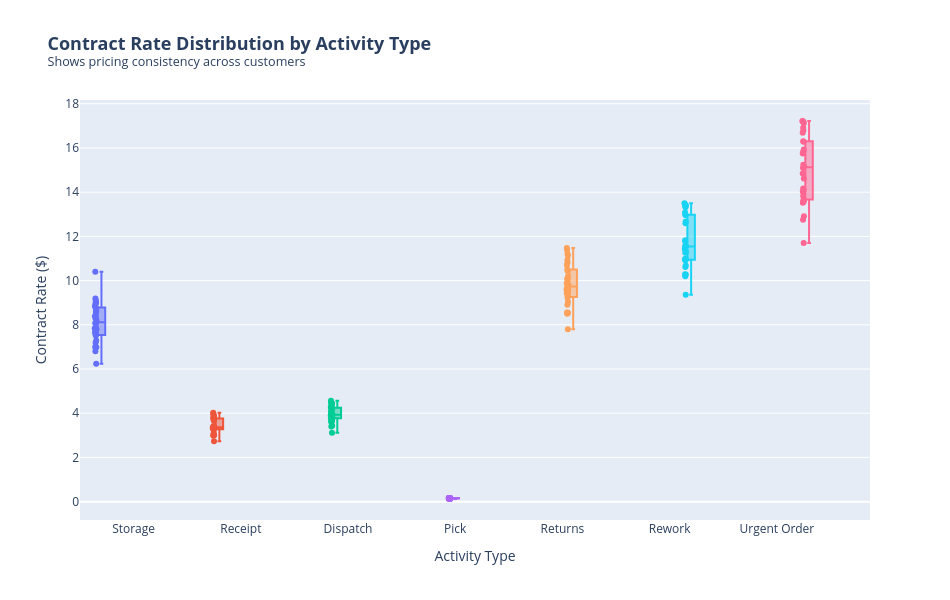

The notebook cell saved with this chart:
### Code cell
import plotly.express as px

fig = px.box(
    customer_pricing_df,
    x='Activity Type',
    y='Contract Rate',
    color='Activity Type',
    title="<b>Contract Rate Distribution by Activity Type</b><br><sup>Shows pricing consistency across customers</sup>",
    points="all",                    # Show all individual customer rates
    hover_data=['Customer Id']
)

fig.update_layout(
    height=600,
    width=950,
    showlegend=False,
    yaxis_title="Contract Rate ($)",
    xaxis_title="Activity Type",
    title_font=dict(size=18),
    boxmode='group'
)

fig.show()

### Figure 1 — Plotly figure (JSON) as saved in the notebook; plotly's stock layout.template omitted (floating-point values rounded to 4 significant figures)
{"data": [{"alignmentgroup": "True", "boxpoints": "all", "customdata": [["C001"], ["C002"], ["C003"], ["C004"], ["C005"], ["C006"], ["C007"], ["C008"], ["C009"], ["C010"], ["C011"], ["C012"], ["C013"], ["C014"], ["C015"], ["C016"], ["C017"], ["C018"], ["C019"], ["C020"], ["C021"], ["C022"], ["C023"], ["C024"], ["C025"], ["C026"], ["C027"], ["C028"], ["C029"], ["C030"]], "hovertemplate": "Activity Type=%{x}<br>Contract Rate=%{y}<br>Customer Id=%{customdata[0]}<extra></extra>", "legendgroup": "Storage", "marker": {"color": "#636efa"}, "name": "Storage", "notched": false, "offsetgroup": "Storage", "orientation": "v", "showlegend": true, "type": "box", "x": ["Storage", "Storage", "Storage", "Storage", "Storage", "Storage", "Storage", "Storage", "Storage", "Storage", "Storage", "Storage", "Storage", "Storage", "Storage", "Storage", "Storage", "Storage", "Storage", "Storage", "Storage", "Storage", "Storage", "Storage", "Storage", "Storage", "Storage", "Storage", "Storage", "Storage"], "x0": " ", "xaxis": "x", "y": [8.96, 6.24, 8.4, 6.8, 10.4, 7.0, 7.66, 8.17, 8.77, 6.99, 8.39, 9.11, 8.28, 8.58, 8.07, 9.01, 7.77, 7.52, 8.78, 7.29, 7.19, 9.0, 8.85, 7.75, 7.8, 8.62, 7.58, 7.54, 7.84, 9.19], "y0": " ", "yaxis": "y"}, {"alignmentgroup": "True", "boxpoints": "all", "customdata": [["C001"], ["C002"], ["C003"], ["C004"], ["C005"], ["C006"], ["C007"], ["C008"], ["C009"], ["C010"], ["C011"], ["C012"], ["C013"], ["C014"], ["C015"], ["C016"], ["C017"], ["C018"], ["C019"], ["C020"], ["C021"], ["C022"], ["C023"], ["C024"], ["C025"], ["C026"], ["C027"], ["C028"], ["C029"], ["C030"]], "hovertemplate": "Activity Type=%{x}<br>Contract Rate=%{y}<br>Customer Id=%{customdata[0]}<extra></extra>", "legendgroup": "Receipt", "marker": {"color": "#EF553B"}, "name": "Receipt", "notched": false, "offsetgroup": "Receipt", "orientation": "v", "showlegend": true, "type": "box", "x": ["Receipt", "Receipt", "Receipt", "Receipt", "Receipt", "Receipt", "Receipt", "Receipt", "Receipt", "Receipt", "Receipt", "Receipt", "Receipt", "Receipt", "Receipt", "Receipt", "Receipt", "Receipt", "Receipt", "Receipt", "Receipt", "Receipt", "Receipt", "Receipt", "Receipt", "Receipt", "Receipt", "Receipt", "Receipt", "Receipt"], "x0": " ", "xaxis": "x", "y": [3.92, 2.73, 3.68, 2.98, 3.42, 3.28, 3.32, 3.33, 3.01, 3.03, 3.76, 3.74, 3.27, 3.02, 3.39, 3.36, 3.83, 3.32, 3.11, 4.02, 3.29, 3.33, 3.38, 3.67, 3.76, 3.84, 3.84, 3.37, 3.95, 3.0], "y0": " ", "yaxis": "y"}, {"alignmentgroup": "True", "boxpoints": "all", "customdata": [["C001"], ["C002"], ["C003"], ["C004"], ["C005"], ["C006"], ["C007"], ["C008"], ["C009"], ["C010"], ["C011"], ["C012"], ["C013"], ["C014"], ["C015"], ["C016"], ["C017"], ["C018"], ["C019"], ["C020"], ["C021"], ["C022"], ["C023"], ["C024"], ["C025"], ["C026"], ["C027"], ["C028"], ["C029"], ["C030"]], "hovertemplate": "Activity Type=%{x}<br>Contract Rate=%{y}<br>Customer Id=%{customdata[0]}<extra></extra>", "legendgroup": "Dispatch", "marker": {"color": "#00cc96"}, "name": "Dispatch", "notched": false, "offsetgroup": "Dispatch", "orientation": "v", "showlegend": true, "type": "box", "x": ["Dispatch", "Dispatch", "Dispatch", "Dispatch", "Dispatch", "Dispatch", "Dispatch", "Dispatch", "Dispatch", "Dispatch", "Dispatch", "Dispatch", "Dispatch", "Dispatch", "Dispatch", "Dispatch", "Dispatch", "Dispatch", "Dispatch", "Dispatch", "Dispatch", "Dispatch", "Dispatch", "Dispatch", "Dispatch", "Dispatch", "Dispatch", "Dispatch", "Dispatch", "Dispatch"], "x0": " ", "xaxis": "x", "y": [4.48, 3.12, 4.2, 3.4, 3.77, 4.25, 4.15, 3.97, 3.79, 3.77, 3.92, 4.21, 4.46, 3.79, 4.23, 3.78, 3.8, 4.57, 3.62, 3.94, 4.28, 4.06, 3.9, 4.39, 4.28, 3.69, 3.61, 3.66, 3.43, 4.43], "y0": " ", "yaxis": "y"}, {"alignmentgroup": "True", "boxpoints": "all", "customdata": [["C001"], ["C002"], ["C003"], ["C004"], ["C005"], ["C006"], ["C007"], ["C008"], ["C009"], ["C010"], ["C011"], ["C012"], ["C013"], ["C014"], ["C015"], ["C016"], ["C017"], ["C018"], ["C019"], ["C020"], ["C021"], ["C022"], ["C023"], ["C024"], ["C025"], ["C026"], ["C027"], ["C028"], ["C029"], ["C030"]], "hovertemplate": "Activity Type=%{x}<br>Contract Rate=%{y}<br>Customer Id=%{customdata[0]}<extra></extra>", "legendgroup": "Pick", "marker": {"color": "#ab63fa"}, "name": "Pick", "notched": false, "offsetgroup": "Pick", "orientation": "v", "showlegend": true, "type": "box", "x": ["Pick", "Pick", "Pick", "Pick", "Pick", "Pick", "Pick", "Pick", "Pick", "Pick", "Pick", "Pick", "Pick", "Pick", "Pick", "Pick", "Pick", "Pick", "Pick", "Pick", "Pick", "Pick", "Pick", "Pick", "Pick", "Pick", "Pick", "Pick", "Pick", "Pick"], "x0": " ", "xaxis": "x", "y": [0.17, 0.12, 0.16, 0.13, 0.17, 0.17, 0.14, 0.16, 0.14, 0.13, 0.15, 0.13, 0.14, 0.14, 0.16, 0.17, 0.15, 0.16, 0.13, 0.13, 0.16, 0.16, 0.13, 0.16, 0.15, 0.14, 0.16, 0.16, 0.16, 0.14], "y0": " ", "yaxis": "y"}, {"alignmentgroup": "True", "boxpoints": "all", "customdata": [["C001"], ["C002"], ["C003"], ["C004"], ["C005"], ["C006"], ["C007"], ["C008"], ["C009"], ["C010"], ["C011"], ["C012"], ["C013"], ["C014"], ["C015"], ["C016"], ["C017"], ["C018"], ["C019"], ["C020"], ["C021"], ["C022"], ["C023"], ["C024"], ["C025"], ["C026"], ["C027"], ["C028"], ["C029"], ["C030"]], "hovertemplate": "Activity Type=%{x}<br>Contract Rate=%{y}<br>Customer Id=%{customdata[0]}<extra></extra>", "legendgroup": "Returns", "marker": {"color": "#FFA15A"}, "name": "Returns", "notched": false, "offsetgroup": "Returns", "orientation": "v", "showlegend": true, "type": "box", "x": ["Returns", "Returns", "Returns", "Returns", "Returns", "Returns", "Returns", "Returns", "Returns", "Returns", "Returns", "Returns", "Returns", "Returns", "Returns", "Returns", "Returns", "Returns", "Returns", "Returns", "Returns", "Returns", "Returns", "Returns", "Returns", "Returns", "Returns", "Returns", "Returns", "Returns"], "x0": " ", "xaxis": "x", "y": [11.2, 7.8, 10.5, 8.5, 8.56, 9.6, 9.54, 11.38, 9.85, 10.18, 8.91, 11.48, 11.14, 9.67, 9.24, 9.58, 9.43, 10.82, 10.71, 10.43, 10.07, 9.26, 10.08, 9.45, 9.79, 10.93, 9.88, 9.04, 9.4, 8.54], "y0": " ", "yaxis": "y"}, {"alignmentgroup": "True", "boxpoints": "all", "customdata": [["C001"], ["C002"], ["C003"], ["C004"], ["C005"], ["C006"], ["C007"], ["C008"], ["C009"], ["C010"], ["C011"], ["C012"], ["C013"], ["C014"], ["C015"], ["C016"], ["C017"], ["C018"], ["C019"], ["C020"], ["C021"], ["C022"], ["C023"], ["C024"], ["C025"], ["C026"], ["C027"], ["C028"], ["C029"], ["C030"]], "hovertemplate": "Activity Type=%{x}<br>Contract Rate=%{y}<br>Customer Id=%{customdata[0]}<extra></extra>", "legendgroup": "Rework", "marker": {"color": "#19d3f3"}, "name": "Rework", "notched": false, "offsetgroup": "Rework", "orientation": "v", "showlegend": true, "type": "box", "x": ["Rework", "Rework", "Rework", "Rework", "Rework", "Rework", "Rework", "Rework", "Rework", "Rework", "Rework", "Rework", "Rework", "Rework", "Rework", "Rework", "Rework", "Rework", "Rework", "Rework", "Rework", "Rework", "Rework", "Rework", "Rework", "Rework", "Rework", "Rework", "Rework", "Rework"], "x0": " ", "xaxis": "x", "y": [13.44, 9.36, 12.6, 10.2, 10.68, 10.29, 12.67, 13.08, 12.97, 10.92, 11.58, 13.42, 13.5, 11.54, 13.32, 11.79, 11.54, 13.37, 11.82, 10.94, 10.61, 11.29, 12.98, 10.94, 11.0, 13.4, 10.97, 10.28, 11.26, 11.43], "y0": " ", "yaxis": "y"}, {"alignmentgroup": "True", "boxpoints": "all", "customdata": [["C001"], ["C002"], ["C003"], ["C004"], ["C005"], ["C006"], ["C007"], ["C008"], ["C009"], ["C010"], ["C011"], ["C012"], ["C013"], ["C014"], ["C015"], ["C016"], ["C017"], ["C018"], ["C019"], ["C020"], ["C021"], ["C022"], ["C023"], ["C024"], ["C025"], ["C026"], ["C027"], ["C028"], ["C029"], ["C030"]], "hovertemplate": "Activity Type=%{x}<br>Contract Rate=%{y}<br>Customer Id=%{customdata[0]}<extra></extra>", "legendgroup": "Urgent Order", "marker": {"color": "#FF6692"}, "name": "Urgent Order", "notched": false, "offsetgroup": "Urgent Order", "orientation": "v", "showlegend": true, "type": "box", "x": ["Urgent Order", "Urgent Order", "Urgent Order", "Urgent Order", "Urgent Order", "Urgent Order", "Urgent Order", "Urgent Order", "Urgent Order", "Urgent Order", "Urgent Order", "Urgent Order", "Urgent Order", "Urgent Order", "Urgent Order", "Urgent Order", "Urgent Order", "Urgent Order", "Urgent Order", "Urgent Order", "Urgent Order", "Urgent Order", "Urgent Order", "Urgent Order", "Urgent Order", "Urgent Order", "Urgent Order", "Urgent Order", "Urgent Order", "Urgent Order"], "x0": " ", "xaxis": "x", "y": [16.8, 11.7, 15.75, 12.75, 15.24, 14.84, 15.09, 16.92, 15.93, 17.19, 17.12, 14.1, 13.6, 13.57, 12.91, 15.85, 13.58, 13.67, 15.79, 16.28, 13.52, 16.69, 17.22, 16.3, 14.62, 14.02, 14.17, 13.83, 15.16, 17.21], "y0": " ", "yaxis": "y"}], "layout": {"boxmode": "group", "height": 600, "legend": {"title": {"text": "Activity Type"}, "tracegroupgap": 0}, "showlegend": false, "title": {"font": {"size": 18}, "text": "<b>Contract Rate Distribution by Activity Type</b><br><sup>Shows pricing consistency across customers</sup>"}, "width": 950, "xaxis": {"anchor": "y", "categoryarray": ["Storage", "Receipt", "Dispatch", "Pick", "Returns", "Rework", "Urgent Order"], "categoryorder": "array", "domain": [0, 1], "title": {"text": "Activity Type"}}, "yaxis": {"anchor": "x", "domain": [0, 1], "title": {"text": "Contract Rate ($)"}}}}
